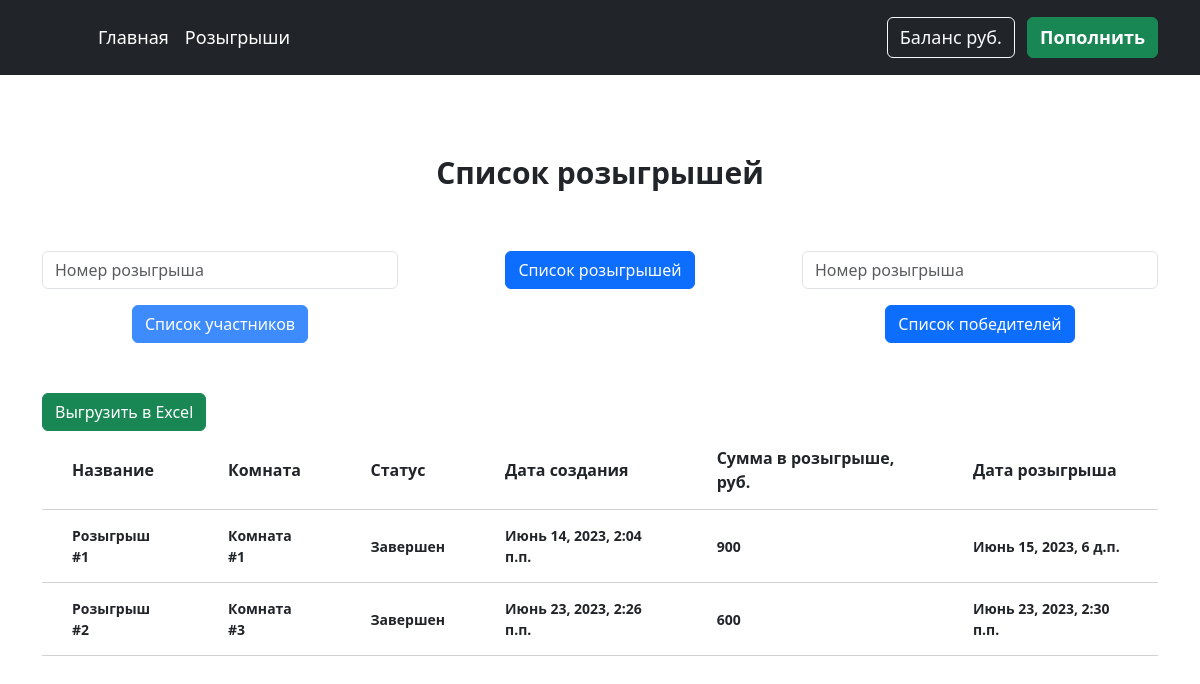
Screenshot of /lotteries with the database file from the repository.
### mainapp/models.py (models this page shows)
class Lottery(models.Model):
    room = models.ForeignKey(Room, verbose_name="Комната", on_delete=models.CASCADE, blank=True, null=True)
    date_end = models.DateTimeField(verbose_name="Дата окончания розыгрыша")
    date_start = models.DateTimeField(verbose_name="Дата старта розыгрыша", auto_now_add=True)
    summa = models.PositiveIntegerField(verbose_name="Сумма в розыгрыше", default=0)
    min_members = models.PositiveIntegerField(verbose_name="Минимальное кол-во участников для старта", default=0)
    finish = models.BooleanField(verbose_name="Завершён", default=False)
    def __str__(self):
        return f"Розыгрыш #{self.id}"
    class Meta:
        verbose_name = "Розыгрыш"
        verbose_name_plural = "Розыгрыши"

class Room(models.Model):
    number = models.PositiveIntegerField(verbose_name="Порядковый номер", unique=True, blank=True, null=True)
    active = models.BooleanField(verbose_name="Активная", default=False)
    def __str__(self):
        return f"Комната #{self.number}"
    class Meta:
        verbose_name = "Комната"
        verbose_name_plural = "Комнаты"

### mainapp/views.py (the view, shortened to what this page needs)
# urls.py: path("lotteries", LotteriesView.as_view(), name="lotteries"),
class LotteriesView(View):
    def get(self, request, *args, **kwargs):
        context = {}
        lotteries = Lottery.objects.all()
        context["lotteries"] = lotteries
        now = timezone.now()
        for lottery in lotteries:
            if not lottery.finish:
                lottery.room.active = True
                if now > lottery.date_end:
                    lottery.finish = True
                    winners = choose_winners(lottery)
                    for winner in winners:
                        winner.winner = True
                        if len(winners) > 1:
                            s = SessionStore(session_key=winner.session_key_user)
                            s["summa"] += lottery.summa/2
                            s.save()
                            winner.win_money += lottery.summa / len(winners)
                            winner.save()
                        else:
                            s = SessionStore(session_key=winner.session_key_user)
                            s["summa"] += lottery.summa
                            s.save()
                            winner.win_money += lottery.summa
                            winner.save()
        context["winners"] = []
        context["members"] = []
        if "list-members" in request.GET.keys():
            lottery = Lottery.objects.get(id=request.GET.get("list-members"))
            context["members"] = lottery.members.all()
            context["lottery"] = lottery
        return render(request, "mainapp/lotteries.html", context)

### templates/mainapp/lotteries.html (shortened to what this page needs)
{% extends "base.html" %}
{% load static %}
{% block content %}
    <div class="container">
        <h3 class="title-main">Список розыгрышей</h3>
        <div class="row" style="margin-top: 60px;">
            <div class="col-4">
                <form method="get" action="{% url "lotteries" %}?list-members=true" style="display: flex;
    flex-direction: column;
    align-items: center;">
                    <input type="number" class="form-control" name="list-members" id="exampleFormControlInput1" placeholder="Номер розыгрыша">
                    <button type="submit" class="btn btn-primary mt-3" id="member-btn" style="opacity: 0.8; pointer-events: none;">Список участников</button>
                </form>
            </div>
            <div class="col-4" style="display: flex;
    align-items: flex-start;
    justify-content: center;">
                <a href="{% url "lotteries" %}" class="btn btn-primary">Список розыгрышей</a>
            </div>
            <div class="col-4">
                <form method="get" action="{% url "lotteries" %}?list-winners=true" style="display: flex;
    flex-direction: column;
    align-items: center;">
                    <input type="number" class="form-control" name="list-winners" id="exampleFormControlInput2" placeholder="Номер розыгрыша">
                    <button type="submit" class="btn btn-primary mt-3">Список победителей</button>
                </form>
            </div>
        </div>
        <div style="margin-top: 50px">
        {% if members %}
            <a href="{% url "export-members" id=lottery.id %}" class="btn btn-success">Выгрузить в Excel</a>
        {% elif winners %}
            {% if lottery %}
                <a href="{% url "export-winners" id=lottery.id %}" class="btn btn-success">Выгрузить в Excel</a>
            {% else %}
                <a href="{% url "export-all-winners" %}" class="btn btn-success">Выгрузить в Excel</a>
            {% endif %}
        {% else %}
            <a href="{% url "export-lottery" %}" class="btn btn-success">Выгрузить в Excel</a>
        {% endif %}
        <table class="member-table">
                {% if not members and not winners  %}
                    <thead>
                        <tr>
                            <th>Название</th>
                            <th>Комната</th>
                            <th>Статус</th>
                            <th>Дата создания</th>
                            <th>Сумма в розыгрыше, руб.</th>
                            <th>Дата розыгрыша</th>
                        </tr>
                    </thead>
                    <tbody>
                        {% for lottery in lotteries %}
                                <tr>
                                    <th>{{ lottery }}</th>
                                    <th>{{ lottery.room }}</th>
                                    <th>{% if lottery.finish %}Завершен{% else %}Не состоялся{% endif %}</th>
                                    <th>{{ lottery.date_start }}</th>
                                    <th>{{ lottery.summa }}</th>
                                    <th>{{ lottery.date_end }}</th>
                                </tr>
                        {% endfor %}
                    </tbody>
                {% endif %}
            </table>
        </div>
    </div>
{% endblock content %}

### templates/base.html (shortened to what this page needs)
<!DOCTYPE html>
{% load static %}
<html lang="en">
<head>
    <link rel="stylesheet" type="text/css" href="{% static "css/owl.carousel.min.css" %}">
    <link rel="stylesheet" type="text/css" href="{% static "css/fonts.css" %}">
    <link rel="stylesheet" type="text/css" href="{% static "css/bootstrap.min.css" %}">
    <link rel="stylesheet" href="{% static "css/all.css" %}">
    <link rel="stylesheet" href="{% static "css/all.min.css" %}">
    <link rel="stylesheet" href="{% static "css/animate.css" %}">
    <link rel="stylesheet" href="{% static "css/styles.css" %}">
    <link rel="stylesheet" href="{% static "css/responsive.css" %}">
    <link href="https://cdn.jsdelivr.net/npm/bootstrap@5.3.0/dist/css/bootstrap.min.css" rel="stylesheet">
</head>
<body>
    <header class="p-3 text-bg-dark">
        <div class="container">
          <div class="d-flex flex-wrap align-items-center justify-content-center justify-content-lg-start">
            <a href="/" class="d-flex align-items-center mb-2 mb-lg-0 text-white text-decoration-none">
              <svg class="bi me-2" width="40" height="32" role="img" aria-label="Bootstrap"><use xlink:href="#bootstrap"></use></svg>
            </a>
            <ul class="nav col-12 col-lg-auto me-lg-auto mb-2 justify-content-center mb-md-0">
              <li><a href="{% url "main-page" %}" class="nav-link px-2 text-white" style="font-size: 18px;">Главная</a></li>
              <li><a href="{% url "lotteries" %}" class="nav-link px-2 text-white" style="font-size: 18px;">Розыгрыши</a></li>
            </ul>
            <div class="text-end">
              <button type="button" class="btn btn-outline-light me-2" style="pointer-events: none; font-size: 18px;">Баланс {{ request.session.summa }} руб.</button>
              <button type="button" class="btn btn-success" style="font-weight: bold; font-size: 18px;">Пополнить</button>
            </div>
          </div>
        </div>
  </header>
    <div class="main-content">
        {% block content %}
        {% endblock content %}
    </div>
</body>
</html>

### static/css/styles.css (style rules this page uses)
.main-content { margin-top: 80px; }
.title-main { font-weight: bold; text-align: center; font-size: 30px; }
.member-table { background-color: white; width: 100%; }
th { text-align: center; padding: 15px 30px; border: 0; font-size: 14px; }
thead th { font-size: 16px; font-weight: 600; }
tr { border-bottom: 1px solid #D2D2D2!important; }

### rows the page displays
Lottery: id "Розыгрыш #1", room "Комната #1", finish "Завершен", date_start "Июнь 14, 2023, 2:04 п.п.", summa "900", date_end "Июнь 15, 2023, 6 д.п."
Lottery: id "Розыгрыш #2", room "Комната #3", finish "Завершен", date_start "Июнь 23, 2023, 2:26 п.п.", summa "600", date_end "Июнь 23, 2023, 2:30 п.п."
